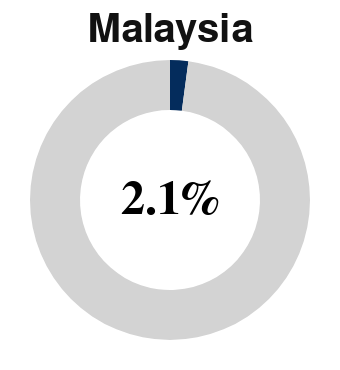

This figure's notebook cell:
### Code cell
make_kpi_donut("Malaysia", "#042C5C").save("article-images/Malaysia.svg")
make_kpi_donut("Malaysia", "#042C5C")

### Figure 1 — Vega-Lite specification as saved in the notebook (floating-point values rounded to 4 significant figures)
{"config": {"view": {"continuousWidth": 300, "continuousHeight": 300, "clip": false, "stroke": null}}, "layer": [{"data": {"name": "data-da8140143ece1b9a50ffe3432bcc5de5"}, "mark": {"type": "arc", "innerRadius": 45, "outerRadius": 70}, "encoding": {"color": {"field": "color", "scale": null, "type": "nominal"}, "theta": {"field": "value", "type": "quantitative"}}}, {"data": {"name": "data-fd534e4d5fbd494bf71700417a449a0b"}, "mark": {"type": "text", "align": "center", "baseline": "middle", "color": "black", "font": "Helvetica Neue", "fontSize": 24, "fontWeight": "bold"}, "encoding": {"text": {"field": "label", "type": "nominal"}}}, {"data": {"name": "data-d2b03deda504f5917fb49e816225070b"}, "mark": {"type": "text", "align": "center", "color": "#111", "font": "Helvetica Neue", "fontSize": 20, "fontWeight": 600}, "encoding": {"text": {"field": "label", "type": "nominal"}, "x": {"value": 80.0}, "y": {"value": -5}}}], "height": 160, "width": 160, "$schema": "https://vega.github.io/schema/vega-lite/v5.20.1.json", "datasets": {"data-da8140143ece1b9a50ffe3432bcc5de5": [{"category": "share", "value": 2.1, "color": "#042C5C"}, {"category": "remainder", "value": 97.9, "color": "lightgray"}], "data-fd534e4d5fbd494bf71700417a449a0b": [{"label": "2.1%"}], "data-d2b03deda504f5917fb49e816225070b": [{"label": "Malaysia"}]}}
